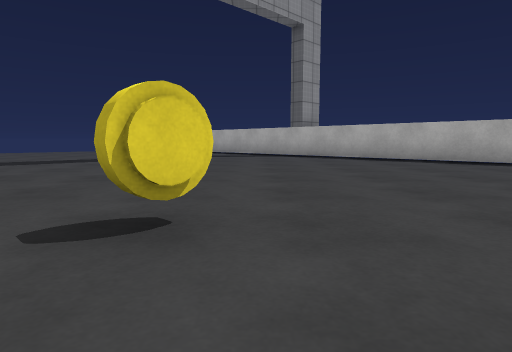
[1] (above)

21 first-person views from a walk through a 3-D level made in the Unity game engine. The camera is 0.55 m above the floor, tilts 6° down and sees 75° across. The floor is counted in squares, 1 m on a side. Each view is taken from the middle of a square. On the plan, view 1 faces up. The plan holds only what a view shows up to about 9 squares ahead; the rest is blank. The place goes on beyond the plan. The player is left out. Surface patterns are stand-ins for the level's own textures.

[2]
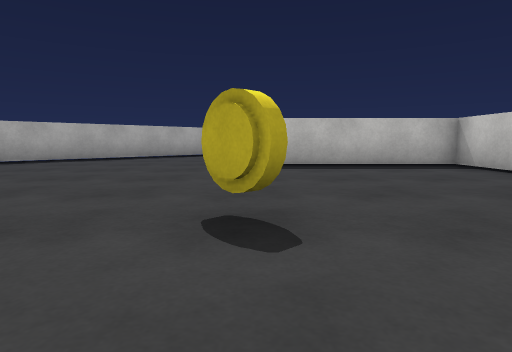

[3]
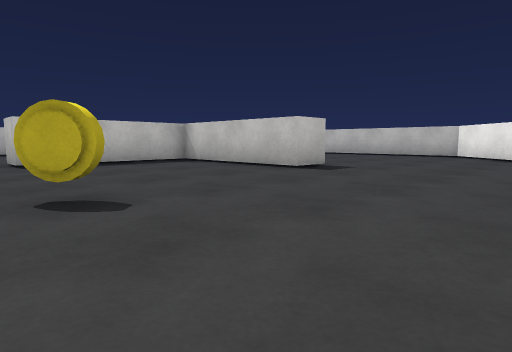

[4]
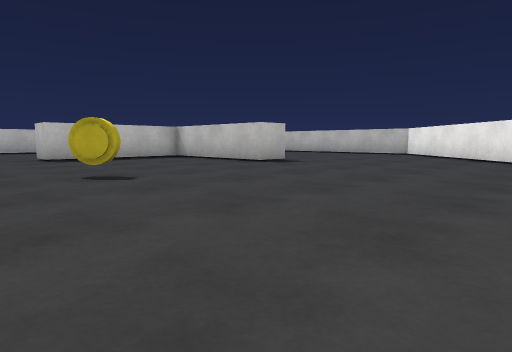

[5]
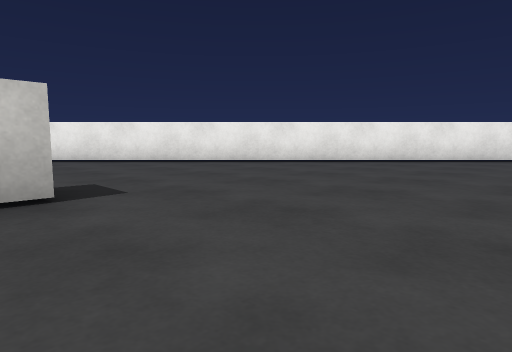

[6]
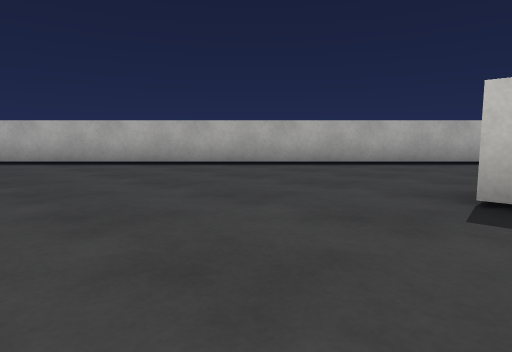

[7]
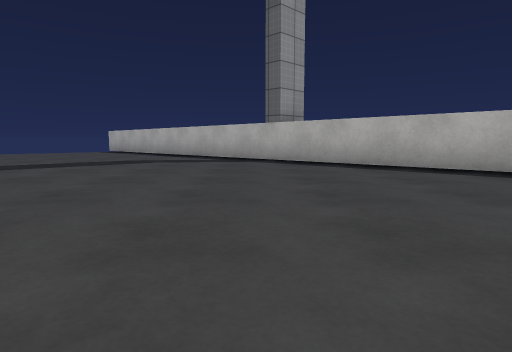

[8]
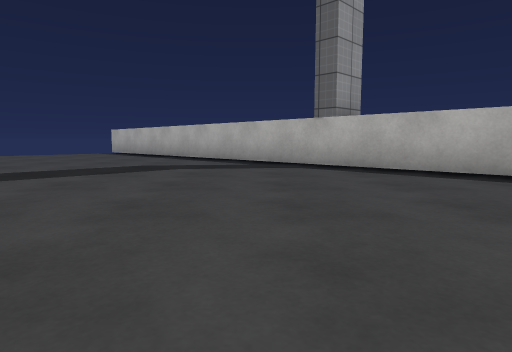

[9]
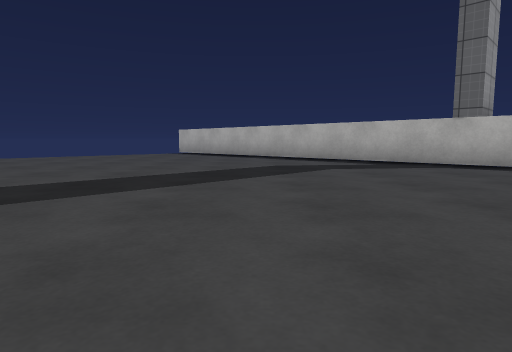

[10]
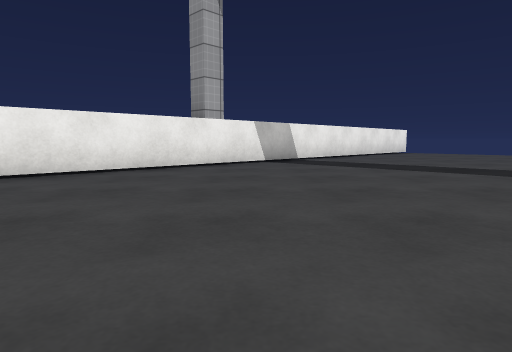

[11]
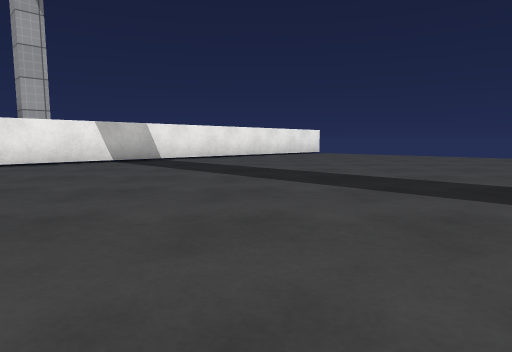

[12]
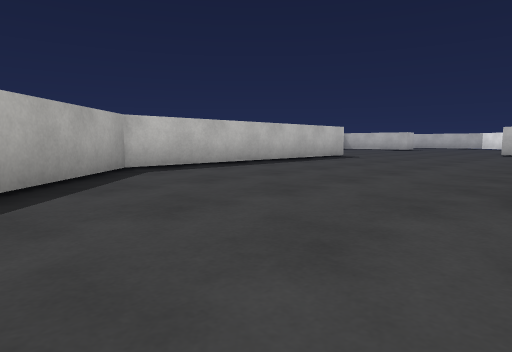

[13]
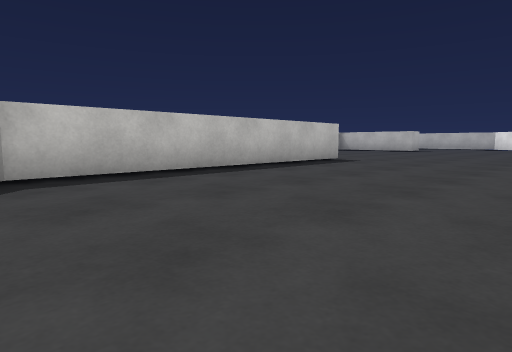

[14]
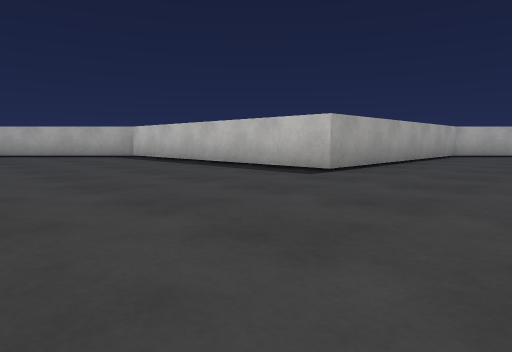

[15]
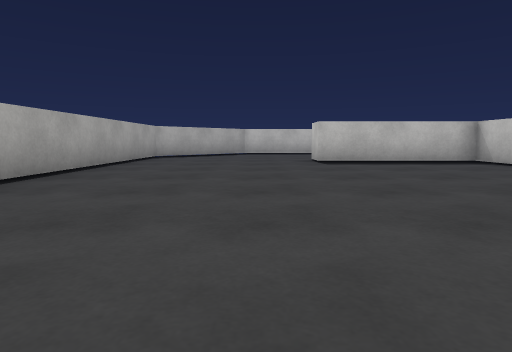

[16]
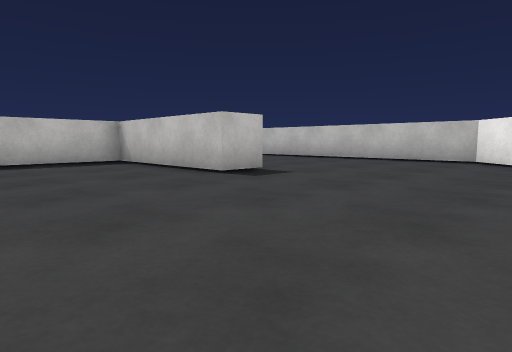

[17]
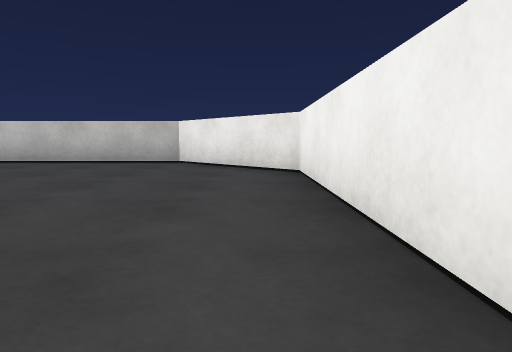

[18]
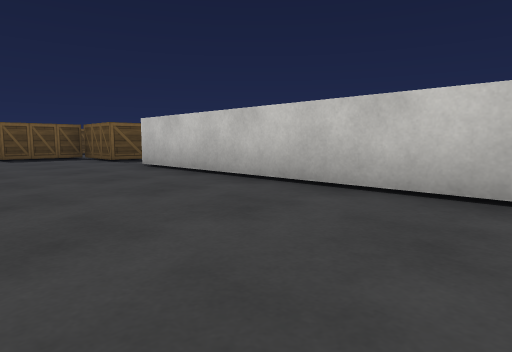

[19]
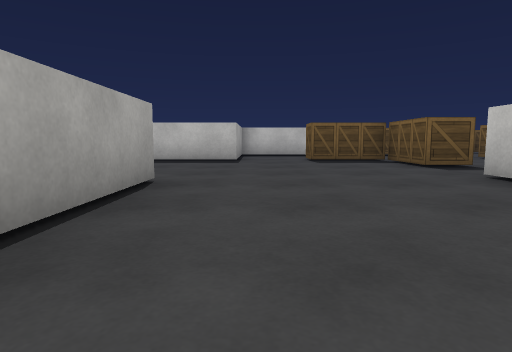

[20]
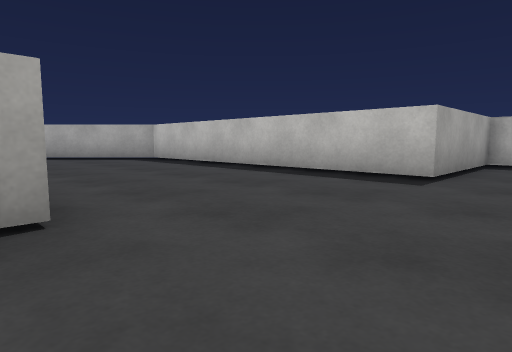

[21]
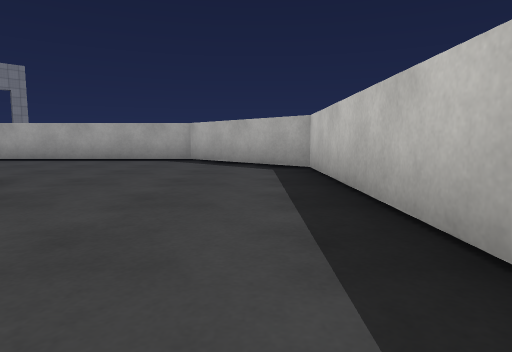

### Floor plan
Points are (right, up) in squares from view 1. A wall is a line through its corners. A room is listed if a view was taken in it or the views show most of it. See-through windows are left out.
Room 1 (views 1, 2, 3, 4, 5, 6, 7, 8, 9, 10, 11, 12, 13, 14, 15, 16, 17, 18, 19, 20, 21)
walls: (0.2, -3.4) (0.2, -2.4) (4.3, -2.4) (4.3, 1.7) (5.4, 1.7); (7.2, -12.9) (7.2, -17.8) (9.9, -20.5) (18.1, -20.5); (17.1, -5.7) (11.2, -5.7) (11.2, 2.3) (-0.6, 14.1); (12.4, -15.6) (12.4, -14.6) (16.5, -14.6) (16.5, -10.6) (17.1, -10.6); (-12.2, 1.6) (-1.4, -9.1); (17.6, -15.6) (14.8, -15.6); (22.5, -16.5) (22.1, -16.5) (22.1, -8.5) (19.4, -5.9)
objects: other object (-1, 2); box (20, -21) to (22, -21); box (22, -20) to (22, -19)

Where each view was taken, in squares from view 1:
view 1: 0 up, 0 right, facing up
view 2: 2 up, 3 left, facing right
view 3: 3 up, 4 left, facing down-right
view 4: 4 up, 6 left, facing down-right
view 5: 1 up, 1 right, facing down-left
view 6: 1 up, 1 right, facing up-right
view 7: 3 up, 1 right, facing up
view 8: 5 up, 0 right, facing up
view 9: 5 up, 3 left, facing up
view 10: 1 up, 3 left, facing left
view 11: 5 up, 3 left, facing left
view 12: 5 up, 5 right, facing down-right
view 13: 3 up, 6 right, facing down-right
view 14: 9 down, 6 right, facing up-right
view 15: 9 down, 8 right, facing right
view 16: 11 down, 8 right, facing down-right
view 17: 12 down, 8 right, facing down
view 18: 17 down, 11 right, facing down-right
view 19: 17 down, 13 right, facing right
view 20: 18 down, 17 right, facing up-right
view 21: 15 down, 21 right, facing up
